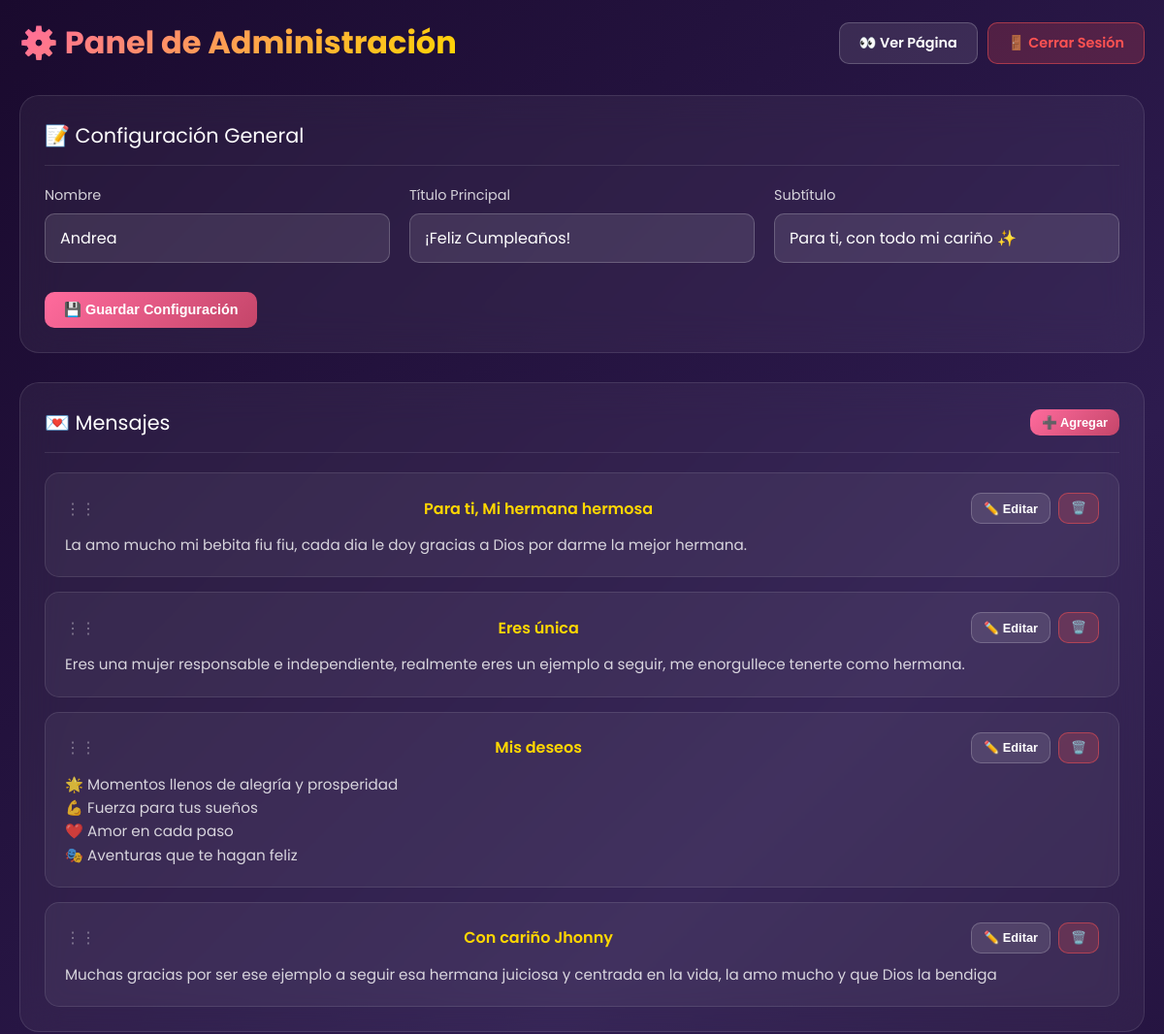
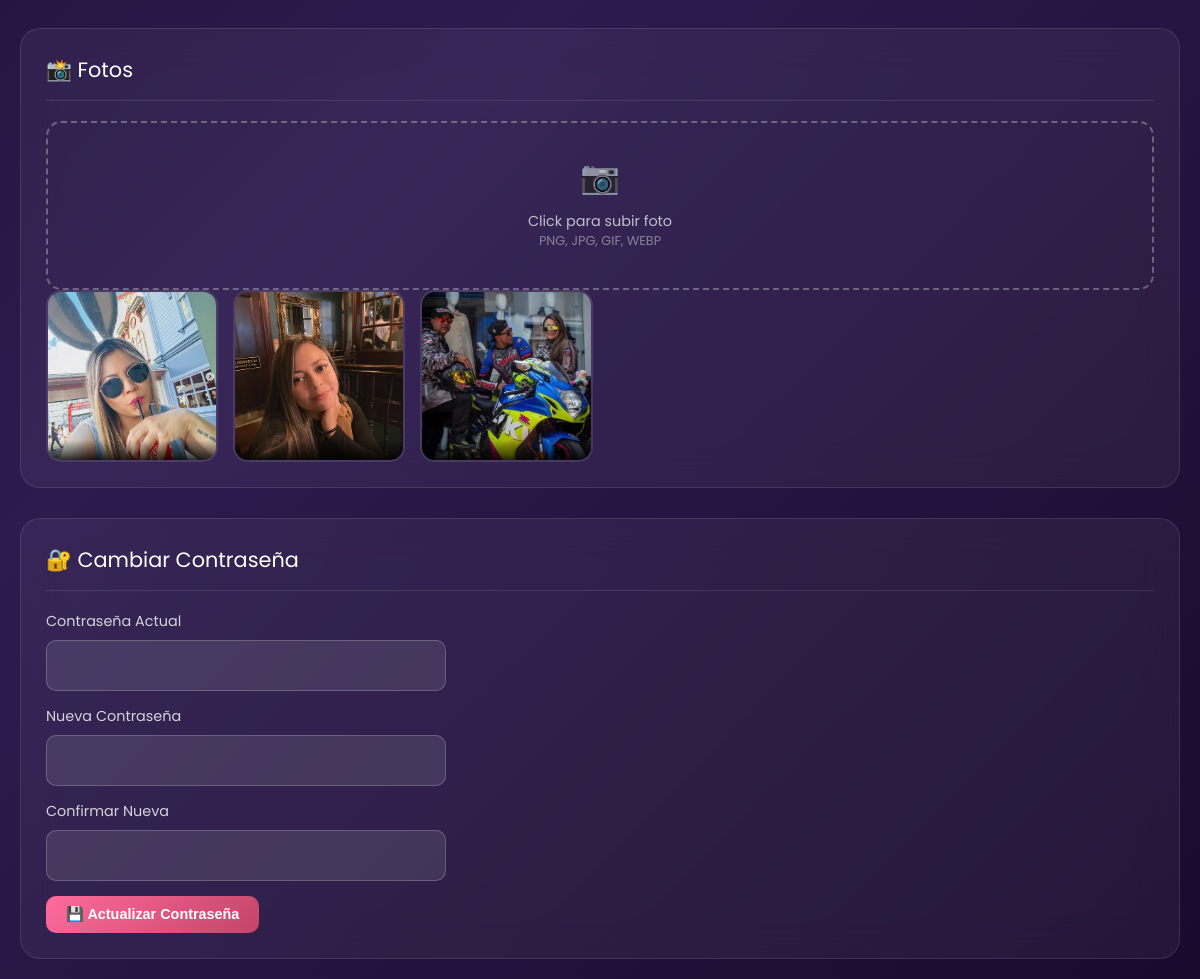
The app's page /admin/panel (signed in) with its own data (2 pictures, top to bottom).
### app.py (models this page shows)
class Config(db.Model):
    id = db.Column(db.Integer, primary_key=True)
    key = db.Column(db.String(100), unique=True, nullable=False)
    value = db.Column(db.Text)

class Message(db.Model):
    id = db.Column(db.Integer, primary_key=True)
    title = db.Column(db.String(200), nullable=False)
    content = db.Column(db.Text, nullable=False)
    order_num = db.Column(db.Integer, default=0)
    created_at = db.Column(db.DateTime, default=datetime.utcnow)

class Photo(db.Model):
    id = db.Column(db.Integer, primary_key=True)
    filename = db.Column(db.String(200), nullable=False)
    caption = db.Column(db.String(200))
    order_num = db.Column(db.Integer, default=0)
    created_at = db.Column(db.DateTime, default=datetime.utcnow)

### app.py (the view)
@app.route('/admin/panel')
@login_required
def admin_panel():
    nombre = Config.query.filter_by(key='nombre').first()
    titulo = Config.query.filter_by(key='titulo').first()
    subtitulo = Config.query.filter_by(key='subtitulo').first()
    messages = Message.query.order_by(Message.order_num).all()
    photos = Photo.query.order_by(Photo.order_num).all()
    return render_template('admin/panel.html',
                         nombre=nombre.value if nombre else '',
                         titulo=titulo.value if titulo else '',
                         subtitulo=subtitulo.value if subtitulo else '',
                         messages=messages,
                         photos=photos)

### app.py (called while the page is built)
def login_required(f):
    from functools import wraps
    @wraps(f)
    def decorated_function(*args, **kwargs):
        if not session.get('admin_logged_in'):
            return redirect(url_for('admin_login'))
        return f(*args, **kwargs)
    return decorated_function

### templates/admin/panel.html (shortened to what this page needs)
<!DOCTYPE html>
<html lang="es">
<head>
    <link href="https://cdn.jsdelivr.net/npm/sortablejs@1.15.0/Sortable.min.css" rel="stylesheet">
</head>
<body>
    <div class="admin-header">
        <h1>⚙️ Panel de Administración</h1>
        <div class="header-actions">
            <a href="{{ url_for('home') }}" class="btn btn-secondary">👀 Ver Página</a>
            <a href="{{ url_for('admin_logout') }}" class="btn btn-danger">🚪 Cerrar Sesión</a>
        </div>
    </div>
    <div class="admin-container">
        <div class="section">
            <div class="section-title">
                <span>📝 Configuración General</span>
            </div>
            <form method="POST" action="{{ url_for('admin_config') }}">
                <div class="form-grid">
                    <div class="form-group">
                        <label for="nombre">Nombre</label>
                        <input type="text" id="nombre" name="nombre" value="{{ nombre }}" required>
                    </div>
                    <div class="form-group">
                        <label for="titulo">Título Principal</label>
                        <input type="text" id="titulo" name="titulo" value="{{ titulo }}" required>
                    </div>
                    <div class="form-group">
                        <label for="subtitulo">Subtítulo</label>
                        <input type="text" id="subtitulo" name="subtitulo" value="{{ subtitulo }}">
                    </div>
                </div>
                <button type="submit" class="btn btn-primary" style="margin-top: 15px;">💾 Guardar Configuración</button>
            </form>
        </div>
        <div class="section">
            <div class="section-title">
                <span>💌 Mensajes</span>
                <button class="btn btn-primary btn-sm" onclick="openModal('message')">➕ Agregar</button>
            </div>
            <div class="messages-list" id="messages-list">
                {% for msg in messages %}
                <div class="message-item" data-id="{{ msg.id }}">
                    <div class="message-header">
                        <span class="drag-handle">⋮⋮</span>
                        <span class="message-title">{{ msg.title }}</span>
                        <div class="message-actions">
                            <button class="btn btn-secondary btn-sm" onclick="editMessage({{ msg.id }}, '{{ msg.title }}', `{{ msg.content }}`)">✏️ Editar</button>
                            <a href="{{ url_for('admin_delete_message', id=msg.id) }}" class="btn btn-danger btn-sm" onclick="return confirm('¿Eliminar este mensaje?')">🗑️</a>
                        </div>
                    </div>
                    <div class="message-content">{{ msg.content }}</div>
                </div>
                {% endfor %}
            </div>
        </div>
        <div class="section">
            <div class="section-title">
                <span>📸 Fotos</span>
            </div>
            <form method="POST" action="{{ url_for('admin_upload') }}" enctype="multipart/form-data" class="upload-area">
                <label for="photo-input" class="upload-label">
                    <div style="font-size: 2rem; margin-bottom: 10px;">📷</div>
                    <div>Click para subir foto</div>
                    <div style="font-size: 0.8rem; opacity: 0.6;">PNG, JPG, GIF, WEBP</div>
                </label>
            </form>
            <div class="photos-grid" id="photos-grid">
                {% for photo in photos %}
                <div class="photo-item" data-id="{{ photo.id }}">
                    <img src="{{ url_for('static', filename='uploads/' + photo.filename) }}" alt="{{ photo.caption }}">
                    <div class="photo-overlay">{{ photo.caption }}</div>
                </div>
                {% endfor %}
            </div>
        </div>
        <div class="section">
            <div class="section-title">
                <span>🔐 Cambiar Contraseña</span>
            </div>
            <form method="POST" action="{{ url_for('admin_change_password') }}" style="max-width: 400px;">
                <div class="form-group">
                    <label for="current_password">Contraseña Actual</label>
                    <input type="password" id="current_password" name="current_password" required>
                </div>
                <div class="form-group">
                    <label for="new_password">Nueva Contraseña</label>
                    <input type="password" id="new_password" name="new_password" required>
                </div>
                <div class="form-group">
                    <label for="confirm_password">Confirmar Nueva</label>
                    <input type="password" id="confirm_password" name="confirm_password" required>
                </div>
                <button type="submit" class="btn btn-primary">💾 Actualizar Contraseña</button>
            </form>
        </div>
    </div>
</body>
</html>

### templates/admin/panel.html (style rules this page uses)
* { margin: 0; padding: 0; box-sizing: border-box; }
:root { --primary: #ff6b9d; --secondary: #c44569; --gold: #ffd700; }
body { min-height: 100vh; background: linear-gradient(135deg, #1a0a2e 0%, #2d1b4e 50%, #1a0a2e 100%); font-family: 'Poppins', sans-serif; color: white; padding: 20px; }
.admin-header { max-width: 1200px; margin: 0 auto 30px; display: flex; justify-content: space-between; align-items: center; flex-wrap: wrap; gap: 15px; }
.admin-header h1 { font-size: 2rem; background: linear-gradient(135deg, #ff6b9d, #ffd700); -webkit-background-clip: text; background-clip: text; -webkit-text-fill-color: transparent; }
.header-actions { display: flex; gap: 10px; }
.btn { padding: 10px 20px; border: none; border-radius: 10px; cursor: pointer; font-size: 0.9rem; font-weight: 600; transition: all 0.3s; text-decoration: none; display: inline-flex; align-items: center; gap: 8px; }
.btn-primary { background: linear-gradient(135deg, var(--primary), var(--secondary)); color: white; }
.btn-secondary { background: rgba(255, 255, 255, 0.1); color: white; border: 1px solid rgba(255, 255, 255, 0.2); }
.btn-danger { background: rgba(255, 82, 82, 0.2); color: #ff5252; border: 1px solid rgba(255, 82, 82, 0.5); }
.btn-sm { padding: 6px 12px; font-size: 0.8rem; }
.admin-container { max-width: 1200px; margin: 0 auto; display: grid; gap: 30px; }
.section { background: rgba(255, 255, 255, 0.05); backdrop-filter: blur(20px); border: 1px solid rgba(255, 255, 255, 0.1); border-radius: 20px; padding: 25px; }
.section-title { font-size: 1.3rem; margin-bottom: 20px; padding-bottom: 15px; border-bottom: 1px solid rgba(255, 255, 255, 0.1); display: flex; justify-content: space-between; align-items: center; }
.form-grid { display: grid; grid-template-columns: repeat(auto-fit, minmax(250px, 1fr)); gap: 20px; }
.form-group { margin-bottom: 15px; }
label { display: block; color: rgba(255, 255, 255, 0.8); margin-bottom: 8px; font-size: 0.9rem; }
input, textarea { width: 100%; padding: 12px 15px; background: rgba(255, 255, 255, 0.1); border: 1px solid rgba(255, 255, 255, 0.2); border-radius: 10px; color: white; font-size: 1rem; font-family: inherit; transition: all 0.3s; }
.messages-list { display: flex; flex-direction: column; gap: 15px; }
.message-item { background: rgba(255, 255, 255, 0.05); border: 1px solid rgba(255, 255, 255, 0.1); border-radius: 15px; padding: 20px; cursor: grab; transition: all 0.3s; }
.message-header { display: flex; justify-content: space-between; align-items: center; margin-bottom: 10px; }
.message-title { font-weight: 600; color: var(--gold); }
.message-actions { display: flex; gap: 8px; }
.message-content { color: rgba(255, 255, 255, 0.8); font-size: 0.95rem; line-height: 1.6; white-space: pre-line; }
.photos-grid { display: grid; grid-template-columns: repeat(auto-fill, minmax(150px, 1fr)); gap: 15px; }
.photo-item { position: relative; aspect-ratio: 1; border-radius: 15px; overflow: hidden; border: 2px solid rgba(255, 255, 255, 0.1); transition: all 0.3s; cursor: grab; }
.photo-item img { width: 100%; height: 100%; object-fit: cover; }
.photo-overlay { position: absolute; bottom: 0; left: 0; right: 0; padding: 10px; background: linear-gradient(transparent, rgba(0,0,0,0.8)); font-size: 0.8rem; }
.upload-area { border: 2px dashed rgba(255, 255, 255, 0.3); border-radius: 15px; padding: 30px; text-align: center; transition: all 0.3s; }
.upload-label { cursor: pointer; color: rgba(255, 255, 255, 0.7); }
.drag-handle { color: rgba(255, 255, 255, 0.4); margin-right: 10px; cursor: grab; }

### records on screen
Config: nombre "Andrea"
Config: titulo "¡Feliz Cumpleaños!"
Config: subtitulo "Para ti, con todo mi cariño ✨"
Message: title "Para ti, Mi hermana hermosa", content "La amo mucho mi bebita fiu fiu, cada dia le doy gracias a Dios por darme la mejor hermana."
Message: title "Eres única", content "Eres una mujer responsable e independiente, realmente eres un ejemplo a seguir, me enorgullece tenerte como hermana."
Message: title "Mis deseos", content "🌟 Momentos llenos de alegría y prosperidad 💪 Fuerza para tus sueños ❤️ Amor en cada paso 🎭 Aventuras que te hagan feliz"
Message: title "Con cariño Jhonny", content "Muchas gracias por ser ese ejemplo a seguir esa hermana juiciosa y centrada en la vida, la amo mucho y que Dios la bendiga"
Photo: filename (picture)
Photo: filename (picture)
Photo: filename (picture)
